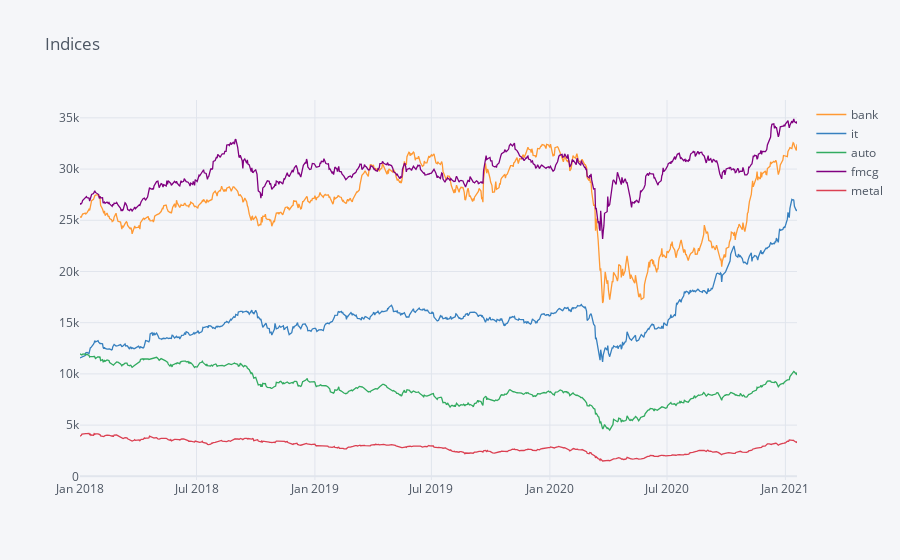

Notebook code for this chart:
### Code cell
close.iplot(title = 'Indices')

### Figure 1 — Plotly figure (JSON) as saved in the notebook; plotly's stock layout.template omitted (floating-point values rounded to 4 significant figures; data arrays with more than 128 entries replaced by an {"elided": "..."} marker saying what was removed)
{"data": [{"line": {"color": "rgba(255, 153, 51, 1.0)", "dash": "solid", "shape": "linear", "width": 1.3}, "mode": "lines", "name": "bank", "text": "", "type": "scatter", "x": {"elided": "756 str values"}, "y": {"elided": "756 float values"}}, {"line": {"color": "rgba(55, 128, 191, 1.0)", "dash": "solid", "shape": "linear", "width": 1.3}, "mode": "lines", "name": "it", "text": "", "type": "scatter", "x": {"elided": "756 str values"}, "y": {"elided": "756 float values"}}, {"line": {"color": "rgba(50, 171, 96, 1.0)", "dash": "solid", "shape": "linear", "width": 1.3}, "mode": "lines", "name": "auto", "text": "", "type": "scatter", "x": {"elided": "756 str values"}, "y": {"elided": "756 float values"}}, {"line": {"color": "rgba(128, 0, 128, 1.0)", "dash": "solid", "shape": "linear", "width": 1.3}, "mode": "lines", "name": "fmcg", "text": "", "type": "scatter", "x": {"elided": "756 str values"}, "y": {"elided": "756 float values"}}, {"line": {"color": "rgba(219, 64, 82, 1.0)", "dash": "solid", "shape": "linear", "width": 1.3}, "mode": "lines", "name": "metal", "text": "", "type": "scatter", "x": {"elided": "756 str values"}, "y": {"elided": "756 float values"}}], "layout": {"legend": {"bgcolor": "#F5F6F9", "font": {"color": "#4D5663"}}, "paper_bgcolor": "#F5F6F9", "plot_bgcolor": "#F5F6F9", "title": {"font": {"color": "#4D5663"}, "text": "Indices"}, "xaxis": {"gridcolor": "#E1E5ED", "showgrid": true, "tickfont": {"color": "#4D5663"}, "title": {"font": {"color": "#4D5663"}, "text": ""}, "zerolinecolor": "#E1E5ED"}, "yaxis": {"gridcolor": "#E1E5ED", "showgrid": true, "tickfont": {"color": "#4D5663"}, "title": {"font": {"color": "#4D5663"}, "text": ""}, "zerolinecolor": "#E1E5ED"}}}
